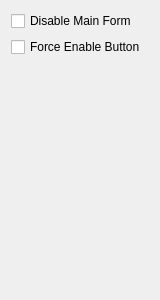
<?xml version="1.0" encoding="UTF-8"?>
<ui version="4.0">
 <class>Dialog</class>
 <widget class="QDialog" name="Dialog">
  <property name="geometry">
   <rect>
    <x>0</x>
    <y>0</y>
    <width>160</width>
    <height>300</height>
   </rect>
  </property>
  <property name="windowTitle">
   <string>Dialog</string>
  </property>
  <layout class="QVBoxLayout" name="verticalLayout">
   <item>
    <widget class="QCheckBox" name="checkBox">
     <property name="text">
      <string>Disable Main Form</string>
     </property>
    </widget>
   </item>
   <item>
    <widget class="QCheckBox" name="checkBox_2">
     <property name="text">
      <string>Force Enable Button</string>
     </property>
    </widget>
   </item>
   <item>
    <spacer name="verticalSpacer">
     <property name="orientation">
      <enum>Qt::Vertical</enum>
     </property>
     <property name="sizeHint" stdset="0">
      <size>
       <width>20</width>
       <height>40</height>
      </size>
     </property>
    </spacer>
   </item>
  </layout>
 </widget>
 <resources/>
 <connections/>
</ui>
